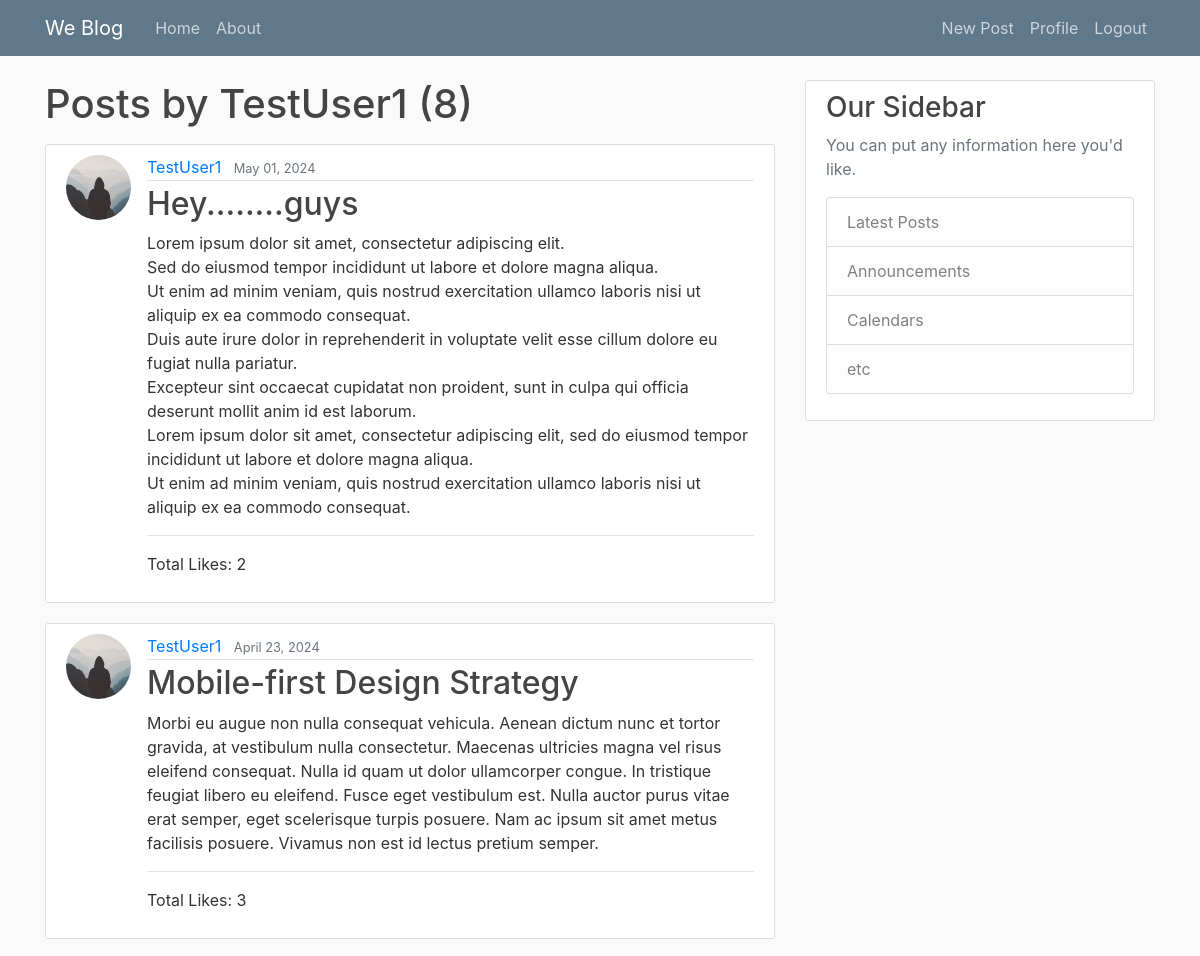
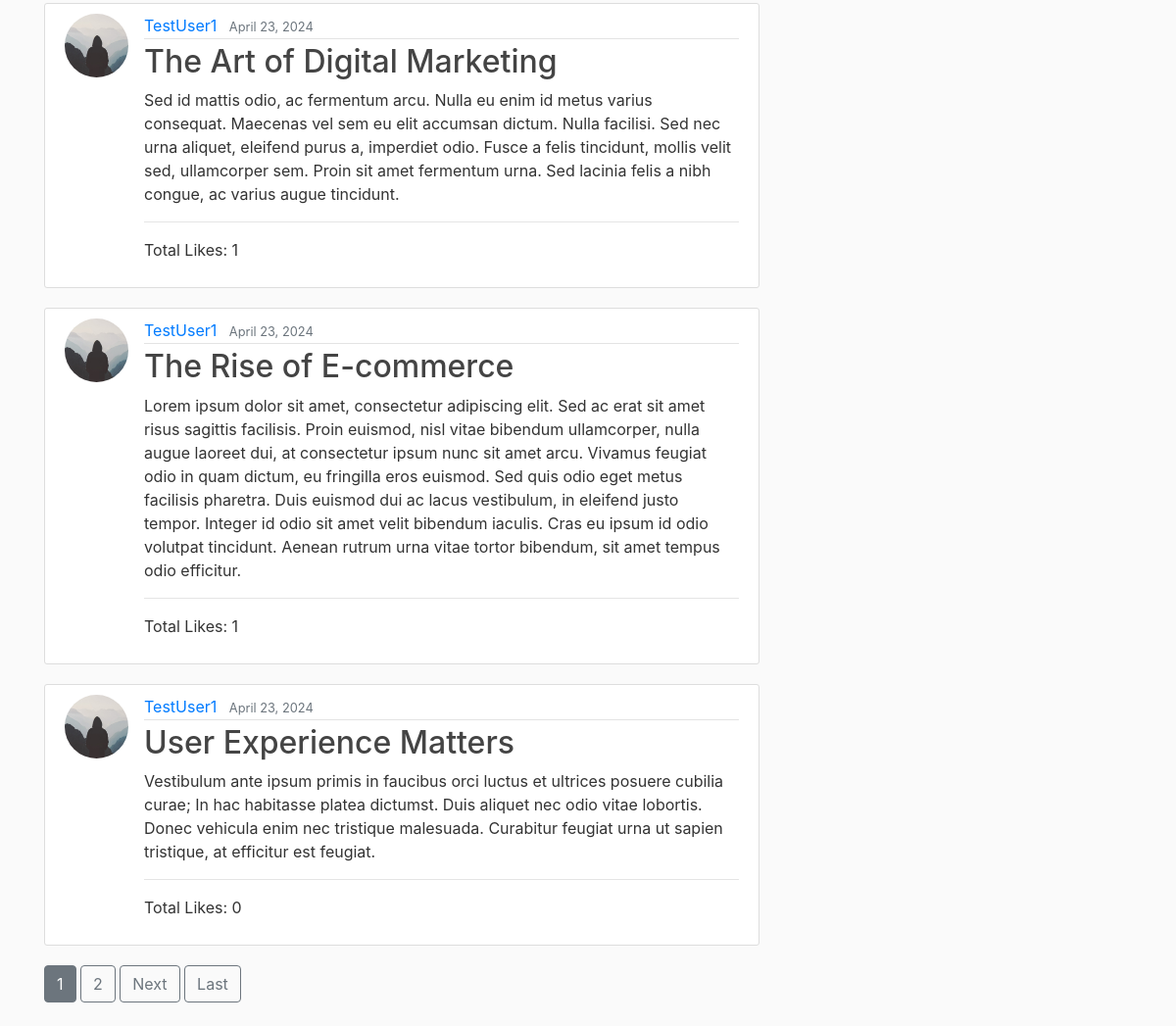
The page /user/TestUser1/ (signed in) on the database its author committed (2 pictures, top to bottom).
### blog/models.py (models this page shows, shortened)
class Post(models.Model):
    title = models.CharField(max_length=100)
    content = models.TextField()
    date_posted = models.DateTimeField(default=timezone.now) #used default to give option to change time & date posted
    author = models.ForeignKey(User, on_delete=models.CASCADE) #if the suer is deleted their post should also be deleted that why using (on_delete=models.CASCADE)
    likes = models.ManyToManyField(User, related_name='likes')

### users/models.py (models this page shows, shortened)
class Profile(models.Model):
    user = models.OneToOneField(User, on_delete=models.CASCADE)
    image = models.ImageField(default='default.jpg',upload_to='profile_pics')

### blog/views.py (the view)
# urls.py: path('user/<str:username>/', UserPostListView.as_view(), name='user-posts'),
class UserPostListView(ListView):
    model = Post
    template_name = 'blog/user_posts.html'     # <app>/<model>_<viewtype>.html
    context_object_name = 'posts'
    ordering = [ '-date_posted' ]
    paginate_by = 5
    def get_queryset(self):
        username = self.kwargs.get('username')
        user = get_object_or_404(User, username=username)
        queryset = super().get_queryset().filter(author=user)
        queryset = queryset.annotate(like_count=Count('likes'))
        return queryset

### blog/templates/blog/user_posts.html (shortened to what this page needs)
{% extends "blog/base.html" %}
{% block content %}
  <h1 class="mb-3">Posts by {{ view.kwargs.username }} ({{ page_obj.paginator.count }})</h1>
  {% for post in posts %}
  <article class="media content-section">
    <img class="rounded-circle article-img" src="{{ post.author.profile.image.url }}">
    <div class="media-body">
          <div class="article-metadata">
              <a class="mr-2" href="{% url 'user-posts' post.author.username %}">{{ post.author }}</a>
              <small class="text-muted">{{ post.date_posted|date:"F d, Y" }}</small>
          </div>
          <h2><a class="article-title" href="{% url 'post-detail' post.id %}">{{ post.title }}</a></h2>
          <p class="article-content">{{ post.content }}</p>
          <hr>
          <p>Total Likes: {{ post.like_count }}</p>
    </div>
  </article>
  {% endfor %}
  {% if is_paginated %}
    {% for num in page_obj.paginator.page_range %}
      {% if page_obj.number == num %}
        <a class="btn btn-secondary mb-4" href="?page={{ num }}">{{ num }}</a>
      {% elif num > page_obj.number|add:'-3' and num < page_obj.number|add:'3'  %}
      <a class="btn btn-outline-secondary mb-4" href="?page={{ num }}">{{ num }}</a>
      {% endif %}
    {% endfor %}
    {% if page_obj.has_next %}
      <a class="btn btn-outline-secondary mb-4" href="?page={{ page_obj.next_page_number }}">Next</a>
      <a class="btn btn-outline-secondary mb-4" href="?page={{ page_obj.paginator.num_pages }}">Last</a>
    {% endif %}
  {% endif %}
{% endblock content %}

### blog/static/css/main.css (style rules this page uses)
body { background: #fafafa; color: #333333; margin-top: 5rem; }
h1, h2, h3, h4, h5, h6 { color: #444444; }
.content-section { background: #ffffff; padding: 10px 20px; border: 1px solid #dddddd; border-radius: 3px; margin-bottom: 20px; }
.article-title { color: #444444; }
.article-content { white-space: pre-line; }
.article-img { height: 65px; width: 65px; margin-right: 16px; }
.article-metadata { padding-bottom: 1px; margin-bottom: 4px; border-bottom: 1px solid #e3e3e3 }

### rows shown on the page
Post: author.profile.image (placeholder picture), author "TestUser1", date_posted "May 01, 2024", title "Hey........guys", content "Lorem ipsum dolor sit amet, consectetur adipiscing elit. Sed do eiusmod tempor incididunt ut labore et dolore magna aliqua. Ut enim ad minim veniam, quis nostrud exercitation ullamco laboris nisi ut aliquip ex ea commodo consequat. Duis aute irure dolor in reprehenderit in voluptate velit esse cillum dolore eu fugiat nulla pariatur. Excepteur sint occaecat cupidatat non proident, sunt in culpa qui officia deserunt mollit anim id est laborum. Lorem ipsum dolor sit amet, consectetur adipiscing elit, sed do eiusmod tempor incididunt ut labore et dolore magna aliqua. Ut enim ad minim veniam, quis nostrud exercitation ullamco laboris nisi ut aliquip ex ea commodo consequat.", like_count "2"
Post: author.profile.image (placeholder picture), author "TestUser1", date_posted "April 23, 2024", title "Mobile-first Design Strategy", content "Morbi eu augue non nulla consequat vehicula. Aenean dictum nunc et tortor gravida, at vestibulum nulla consectetur. Maecenas ultricies magna vel risus eleifend consequat. Nulla id quam ut dolor ullamcorper congue. In tristique feugiat libero eu eleifend. Fusce eget vestibulum est. Nulla auctor purus vitae erat semper, eget scelerisque turpis posuere. Nam ac ipsum sit amet metus facilisis posuere. Vivamus non est id lectus pretium semper.", like_count "3"
Post: author.profile.image (placeholder picture), author "TestUser1", date_posted "April 23, 2024", title "The Art of Digital Marketing", content "Sed id mattis odio, ac fermentum arcu. Nulla eu enim id metus varius consequat. Maecenas vel sem eu elit accumsan dictum. Nulla facilisi. Sed nec urna aliquet, eleifend purus a, imperdiet odio. Fusce a felis tincidunt, mollis velit sed, ullamcorper sem. Proin sit amet fermentum urna. Sed lacinia felis a nibh congue, ac varius augue tincidunt.", like_count "1"
Post: author.profile.image (placeholder picture), author "TestUser1", date_posted "April 23, 2024", title "The Rise of E-commerce", content "Lorem ipsum dolor sit amet, consectetur adipiscing elit. Sed ac erat sit amet risus sagittis facilisis. Proin euismod, nisl vitae bibendum ullamcorper, nulla augue laoreet dui, at consectetur ipsum nunc sit amet arcu. Vivamus feugiat odio in quam dictum, eu fringilla eros euismod. Sed quis odio eget metus facilisis pharetra. Duis euismod dui ac lacus vestibulum, in eleifend justo tempor. Integer id odio sit amet velit bibendum iaculis. Cras eu ipsum id odio volutpat tincidunt. Aenean rutrum urna vitae tortor bibendum, sit amet tempus odio efficitur.", like_count "1"
Post: author.profile.image (placeholder picture), author "TestUser1", date_posted "April 23, 2024", title "User Experience Matters", content "Vestibulum ante ipsum primis in faucibus orci luctus et ultrices posuere cubilia curae; In hac habitasse platea dictumst. Duis aliquet nec odio vitae lobortis. Donec vehicula enim nec tristique malesuada. Curabitur feugiat urna ut sapien tristique, at efficitur est feugiat.", like_count "0"

### other values the page prints
{{ view.kwargs.username }} "TestUser1"
{{ page_obj.paginator.count }} "8"
{{ num }} "1"
{{ num }} "2"
